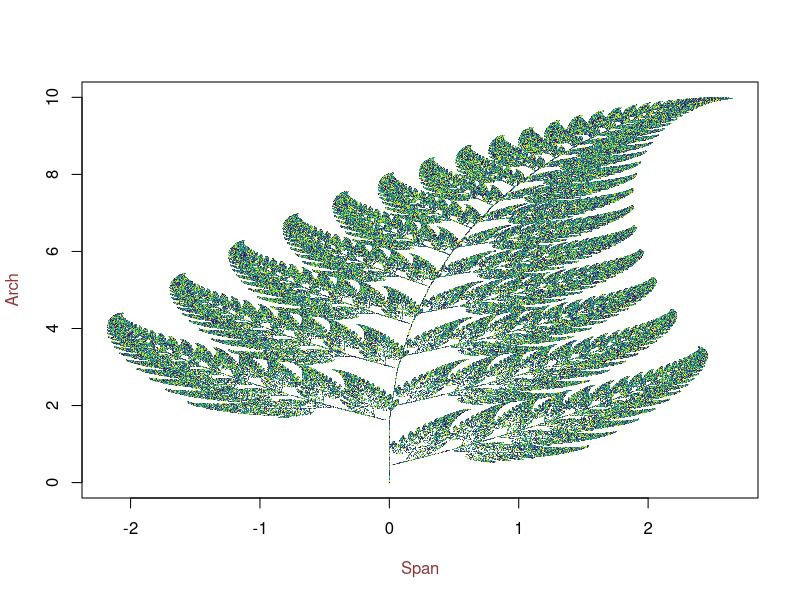

Recreate this plot in R.
library(viridis)

max_itr<-1000000

x <- rep(0, times=max_itr)
y <- x

for (i in 2:(max_itr)) {
  rand=runif(1, 0, 100)
  
  if (rand<1) {
    x[i]<-0
    y[i]<-0.16*y[i-1]
  }
  
  else if (rand<7){
    x[i]<- -0.15*x[i-1]+0.28*y[i-1]
    y[i]<-0.26*x[i-1]+0.24*y[i-1]+0.44
  }
  
  else if (rand<14){
    x[i]<-0.2*x[i-1]-0.26*y[i-1]
    y[i]<-0.23*x[i-1]+0.22*y[i-1]+1.6
  }
  
  else {
    x[i]<-0.85*x[i-1]+0.04*y[i-1]
    y[i]<- -0.04*x[i-1]+0.85*y[i-1]+1.6
  }
}

color <- viridis::viridis(40)

png(filename="fern.png", bg= "floralwhite",height = 1920, width = 1080, units = "px", res= 150) 
plot(x,y, pch='.', xlab= "", ylab = "", col= color)
title(xlab = "Span", ylab = "Arch", col.lab ="indianred4")

dev.off()
